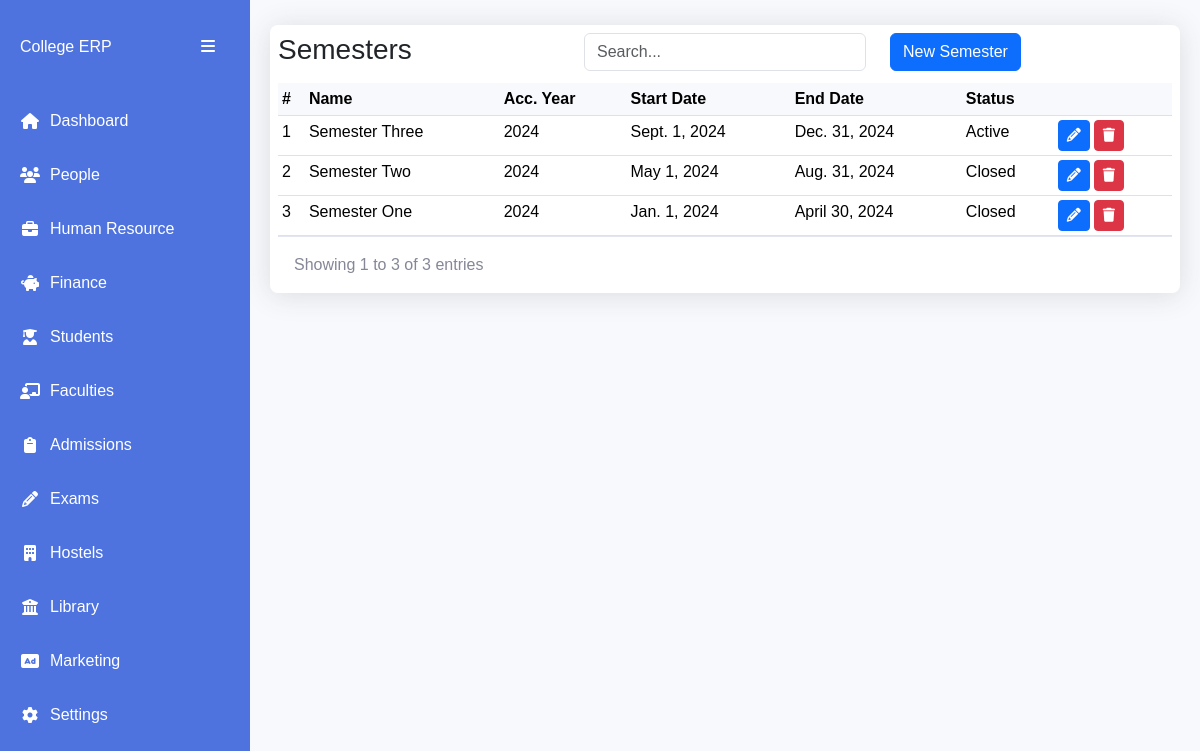
Page /schools/semesters/ on the committed database.
### apps/schools/models.py (models this page shows)
class Semester(AbsoluteBaseModel):
    name = models.CharField(max_length=255, choices=SEMESTER_TYPES, null=True)
    academic_year = models.CharField(max_length=255)
    start_date = models.DateField(null=True)
    end_date = models.DateField(null=True)
    status = models.CharField(
        max_length=255, choices=[("Active", "Active"), ("Closed", "Closed")], null=True
    )
    def __str__(self):
        return self.name

### apps/schools/views.py (the view)
# urls.py: path("semesters/", SemestersListView.as_view(), name="semesters"),
class SemestersListView(ListView):
    model = Semester
    template_name = "semesters/semesters.html"
    context_object_name = "semesters"
    paginate_by = 8
    def get_queryset(self):
        queryset = super().get_queryset()
        search_query = self.request.GET.get("search", "")
        if search_query:
            queryset = queryset.filter(
                Q(id__icontains=search_query) | Q(name__icontains=search_query)
            )
        return queryset.order_by("-created_on")
    def get_context_data(self, **kwargs):
        context = super().get_context_data(**kwargs)
        context["search_query"] = self.request.GET.get("search", "")
        context["semester_statuses"] = SEMESTER_STATUSES
        return context

### templates/semesters/semesters.html (shortened to what this page needs)
{% extends "base1.html" %}
{% block content %}
<div class="table-card">
  <div class="row py-2 px-2">
    <div class="col">
        <h3>Semesters</h3>
    </div>
    <div class="col">
        <input type="text" class="form-control" placeholder="Search..."
        id="searchInput" value="{{ search_query }}">
    </div>
    <div class="col">
        <button class="btn btn-primary" data-bs-toggle="modal" data-bs-target="#newSemesterModal">New Semester</button>
        </div>
</div>
      <div class="table-container px-2">
        <table class="table data-table table-sm">
          <thead>
            <tr>
              <th scope="col">#</th>
              <th scope="col">Name</th>
              <th scope="col">Acc. Year</th>
              <th scope="col">Start Date</th>
              <th scope="col">End Date</th>
              <th scope="col">Status</th>
              <th scope="col"></th>
            </tr>
          </thead>
          <tbody>
            {% for semester in page_obj %}
            <tr>
              <td>{{forloop.counter}}</td>
              <td>{{semester.name}}</td>
              <td>{{semester.academic_year}}</td>
              <td>{{semester.start_date}}</td>
              <td>{{semester.end_date}}</td>
              <td>{{semester.status}}</td>
              <td>
                <div class="d-flex gap-1">
                  <a class="btn btn-primary btn-sm" data-bs-toggle="modal" data-bs-target="#editSemesterModal{{ semester.id }}">
                    <i class="fas fa-pencil"></i>
                  </a>
                  <a class="btn btn-danger btn-sm" data-bs-toggle="modal" data-bs-target="#deleteSemesterModal{{ semester.id }}">
                    <i class="fas fa-trash"></i>
                  </a>
                </div>
              </td>
            </tr>
            {% endfor %}
          </tbody>
        </table>
        <div class="table-footer">
          <div class="page-info">
              Showing
              {{ page_obj.start_index }}
              to
              {{ page_obj.end_index }}
              of
              {{ paginator.count }}
              entries
          </div>
      </div>
      </div>
{% endblock content %}

### templates/base1.html (style rules this page uses)
:root { --sidebar-width: 250px; --sidebar-collapsed-width: 70px; --primary-color: #4e73df; --secondary-color: #858796; }
body { background-color: #f8f9fc; font-family: 'Nunito', sans-serif; overflow-x: hidden; }
.table-card { background: white; border-radius: 8px; box-shadow: 0 0.15rem 1.75rem 0 rgba(58, 59, 69, 0.15); margin: 5px 0; }
.table-container { overflow-x: auto; }
.data-table { margin-bottom: 0; }
.data-table th { background-color: #f8f9fc; border-top: none; white-space: nowrap; cursor: pointer; }
.table-footer { padding: 1rem; display: flex; justify-content: space-between; align-items: center; flex-wrap: wrap; gap: 1rem; border-top: 1px solid #e3e6f0; }
.page-info { color: #858796; }

### rows in the picture
Semester: name "Semester Three", academic_year "2024", start_date "Sept. 1, 2024", end_date "Dec. 31, 2024", status "Active"
Semester: name "Semester Two", academic_year "2024", start_date "May 1, 2024", end_date "Aug. 31, 2024", status "Closed"
Semester: name "Semester One", academic_year "2024", start_date "Jan. 1, 2024", end_date "April 30, 2024", status "Closed"

### other values in the picture
{{ page_obj.start_index }} "1"
{{ page_obj.end_index }} "3"
{{ paginator.count }} "3"
